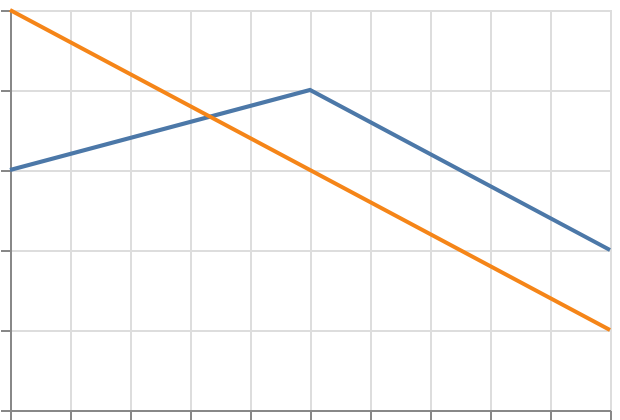

Here is the Vega-Lite specification saved for this chart:
### Vega-Lite specification from a JSON file in a GitHub repository (floating-point values rounded to 4 significant figures)
{"$schema": "https://vega.github.io/schema/vega-lite/v6.json", "padding": 5, "autosize": "none", "width": 300, "height": 200, "data": {"name": "sparse", "values": [{"t": 1, "g": "a", "v": 3}, {"t": 2, "g": "a", "v": 4}, {"t": 3, "g": "a", "v": 2}, {"t": 1, "g": "b", "v": 5}, {"t": 3, "g": "b", "v": 1}]}, "transform": [{"impute": "v", "key": "t", "groupby": ["g"], "method": "mean"}], "mark": "line", "encoding": {"x": {"field": "t", "type": "quantitative"}, "y": {"field": "v", "type": "quantitative"}, "color": {"field": "g", "type": "nominal"}}}
